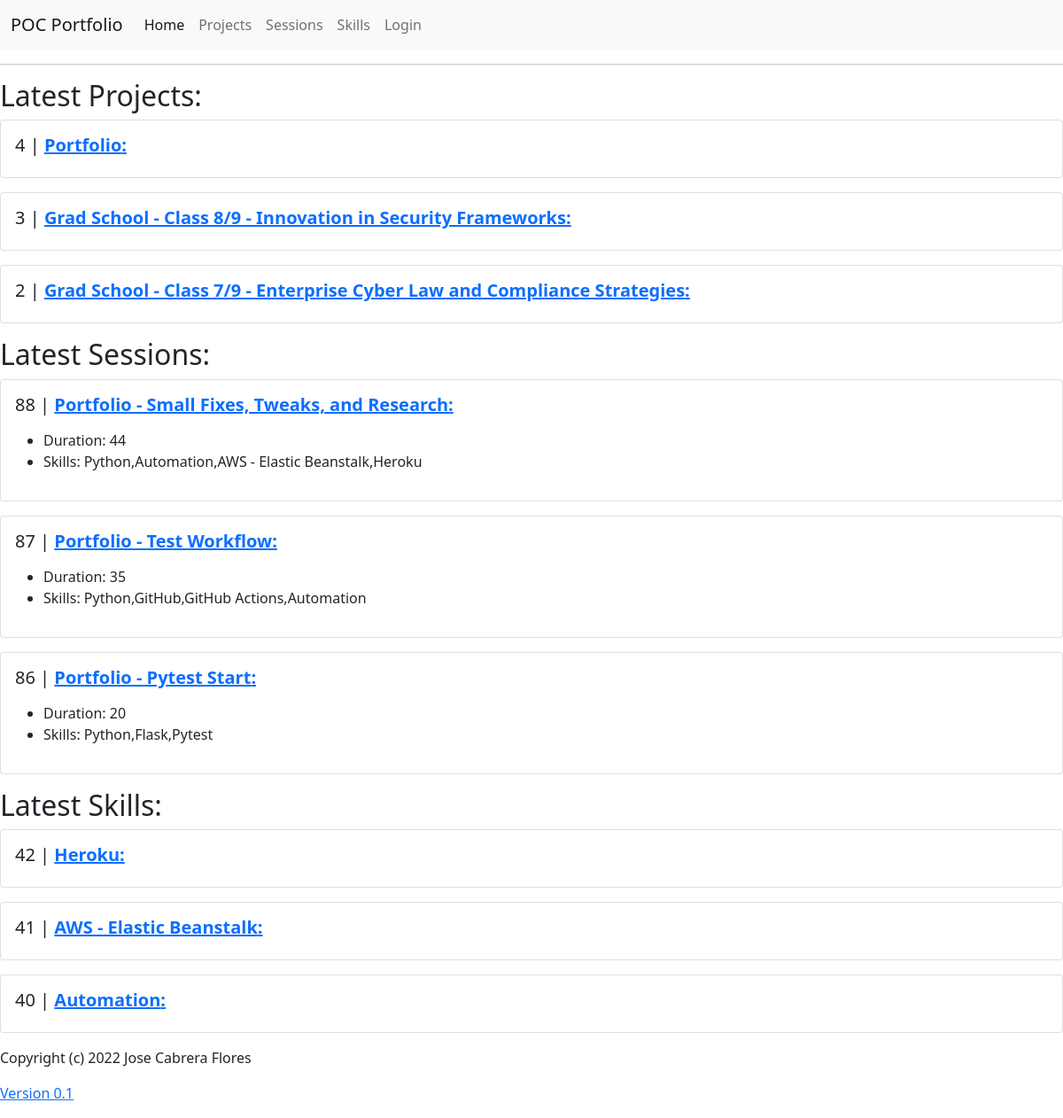
/index, run on the app's committed database.
### app/models.py (models this page shows, shortened)
class Project(db.Model):
    id = db.Column(db.Integer, primary_key=True)
    name = db.Column(db.String(120), index=True, nullable=False)
    sessions = db.relationship("Session", backref="project", lazy="dynamic")
    def get_graphJSON(self):
        skills = []
        times = []
        for se in self.sessions.all():
            for sk in se.skills.all():
                skills.append(sk.name)
                times.append(se.duration)
        df = pd.DataFrame(
            {
                "Skills": skills,
                "Time (min)": times,
            }
        )
        fig = px.bar(df, x="Skills", y="Time (min)", barmode="group")
        graphJSON = json.dumps(fig, cls=plotly.utils.PlotlyJSONEncoder)
        return graphJSON

class Session(db.Model):
    id = db.Column(db.Integer, primary_key=True)
    name = db.Column(db.String(120), index=True, nullable=False)
    duration = db.Column(db.Integer, nullable=False)
    level = db.Column(db.String(16), index=True, nullable=False)
    explanation = db.Column(db.Text, index=True, nullable=True)
    created = db.Column(
        db.DateTime, index=True, default=datetime.utcnow, nullable=False
    )
    edited = db.Column(
        db.DateTime,
        index=True,
        default=datetime.utcnow,
        onupdate=datetime.utcnow,
        nullable=False,
    )
    starttime = db.Column(db.DateTime, index=True, nullable=False)
    endtime = db.Column(db.DateTime, index=True, nullable=False)
    private = db.Column(db.Boolean, default=False, nullable=False)
    user_id = db.Column(db.Integer, db.ForeignKey("user.id"), nullable=False)
    project_id = db.Column(
        db.Integer, db.ForeignKey("project.id"), nullable=False, default=1
    )
    skills = db.relationship(
        "Skill",
        secondary=bridge_session_skill,
        lazy="dynamic",
        backref=db.backref("sessions", lazy=True),
    )
    def get_skill_list_string(self):
        return ",".join([skill.name for skill in self.skills.all()])

class Skill(db.Model):
    id = db.Column(db.Integer, primary_key=True)
    name = db.Column(db.String(120), index=True, nullable=False)
    explanation = db.Column(db.Text, index=True, nullable=True)

### app/routes.py (the view)
@app.route("/")
@app.route("/index")
def index():
    users = reversed(User.query.all()[-3:])
    projects = reversed(Project.query.all()[-3:])
    sessions = reversed(Session.query.all()[-3:])
    skills = reversed(Skill.query.all()[-3:])
    return render_template(
        "index.html",
        users=users,
        projects=projects,
        sessions=sessions,
        skills=skills,
    )

### app/templates/index.html
{% extends "base.html" %}
{% block content %}
<h2>Latest Projects:</h2>
{% for project in projects %}
  {% include 'includes/project_short.html' %}
{% endfor %}
<h2>Latest Sessions:</h2>
{% for session in sessions %}
  {% include 'includes/session_short.html' %}
{% endfor %}
<h2>Latest Skills:</h2>
{% for skill in skills %}
  {% include 'includes/skill_short.html' %}
{% endfor %}
{% endblock %}

### app/templates/includes/project_short.html (shortened to what this page needs)
<div class="card mb-3">
  <div class="card-body">
    <h5 class="card-title">
      {{project.id}} | <a href="{{ url_for('project_one', id=project.id) }}"><b>{{ project.name }}: </b></a>
    </h5>
  </div>
</div>

### app/templates/includes/session_short.html (shortened to what this page needs)
<div class="card mb-3">
  <div class="card-body">
    <h5 class="card-title">
      {{session.id}} | <a href="{{url_for('session_one', id=session.id) }}"><b> {{ session.name }}: </b></a>
    </h5>
    <p class="card-text">
      <ul>
        <li>Duration: {{ session.duration }}</li>
        <li>Skills: {{ session.get_skill_list_string() }}</li>
      </ul>
    </p>
  </div>
</div>

### app/templates/includes/skill_short.html (shortened to what this page needs)
<div class="card mb-3">
  <div class="card-body">
    <h5 class="card-title">
      {{skill.id}} | <a href="{{ url_for('skill_one', id=skill.id) }}"><b>{{ skill.name }}: </b></a>
    </h5>
  </div>
</div>

### data on the page
Project: id "4", name "Portfolio"
Project: id "3", name "Grad School - Class 8/9 - Innovation in Security Frameworks"
Project: id "2", name "Grad School - Class 7/9 - Enterprise Cyber Law and Compliance Strategies"
Skill: id "42", name "Heroku"
Skill: id "41", name "AWS - Elastic Beanstalk"
Skill: id "40", name "Automation"

### other printed values
{{ session.id }} "88"
{{ session.name }} "Portfolio - Small Fixes, Tweaks, and Research"
{{ session.duration }} "44"
{{ session.get_skill_list_string() }} "Python,Automation,AWS - Elastic Beanstalk,Heroku"
{{ session.id }} "87"
{{ session.name }} "Portfolio - Test Workflow"
{{ session.duration }} "35"
{{ session.get_skill_list_string() }} "Python,GitHub,GitHub Actions,Automation"
{{ session.id }} "86"
{{ session.name }} "Portfolio - Pytest Start"
{{ session.duration }} "20"
{{ session.get_skill_list_string() }} "Python,Flask,Pytest"
